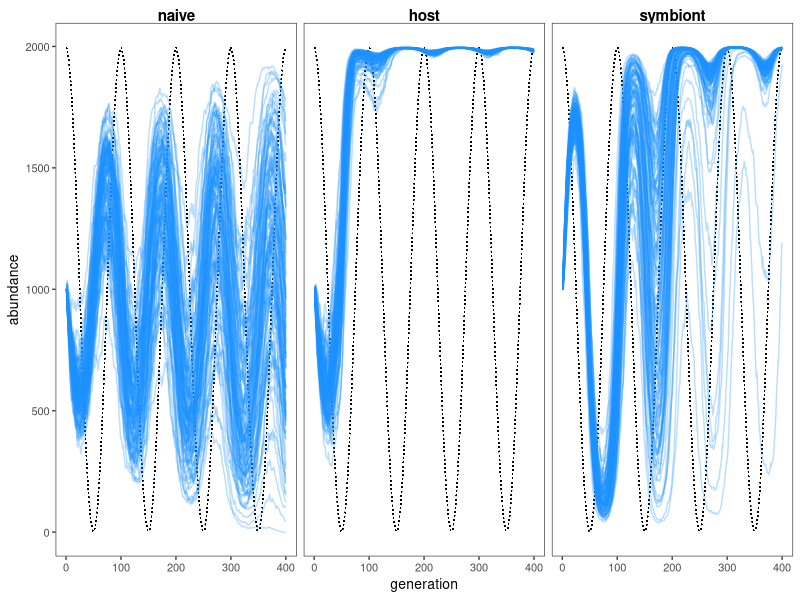
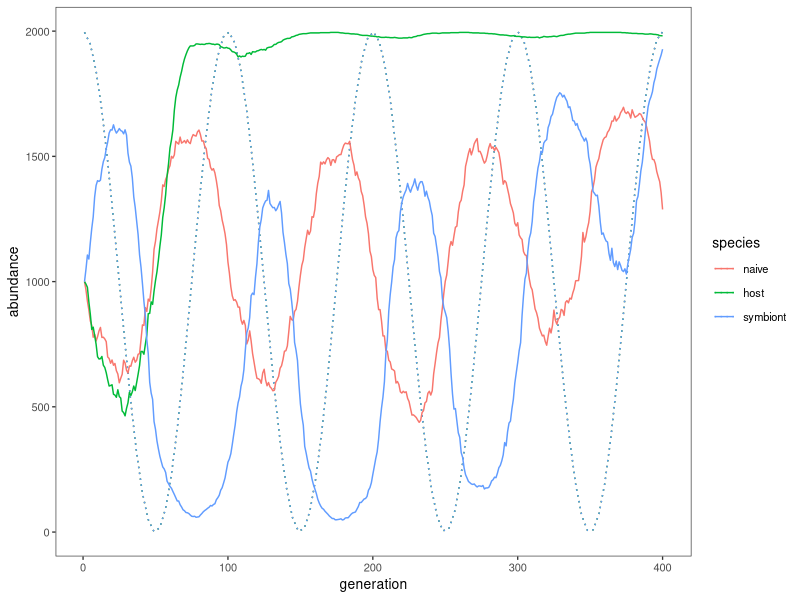

These charts were generated, in order, by the following R code:
library(MASS)
library(tidyverse)
library(parallel)
library(grid)
library(car)



# Custom ggplot2 theme
theme_lan <- function(base_size = 10, base_family = 'Helvetica') {
    theme_bw(base_size = base_size, base_family = base_family) %+replace%
        theme(
            strip.text = element_text(face = 'bold', size = 11),
            strip.background = element_rect(color = NA, fill = NA),
            panel.grid = element_blank()
        )
}


# Inverse logit function
inv_logit <- function(x){
    exp(x)/(1 + exp(x))
}
# This is the logit function
logit <- function(x){
    log(x/(1 - x))
}

# Discrete-time logistic growth for time t+1
log_growth <- function(N_t, r, K){
    new_N <- N_t + r * N_t * (1 - N_t / K)
    # To avoid negative abundances
    new_N <- ifelse(new_N < 0, 0, new_N)
    # Also rounding bc a partial individual makes no sense
    return(matrix(as.integer(new_N), nrow = 1))
}




# Sine curve with limits and set number of phases
# First function is for one x value, and is used inside the 2nd one and for plotting
u_curve_1x <- function(x, time_len, phases = 1, c_max = 1, c_min = 0) {
    rel_x <- x / time_len
    {sin({(4 * phases)*rel_x + 1} * {pi/2}) + 1} * 0.5 * (c_max - c_min) + c_min
}
u_curve <- function(time_len, phases = 1, c_max = 1, c_min = 0) {
    sapply(1:time_len, u_curve_1x, time_len, phases, c_max, c_min)
}





# Change a covariance matrix
change_cov_mat <- function(cov_matrix_0, i1, i2, new_cov){
    if (i1 == i2) { stop("Cannot change covariance with itself.") }
    new_cov_matrix <- cov_matrix_0
    new_cov_matrix[i1, i2] <- new_cov
    new_cov_matrix[i2, i1] <- new_cov
    return(new_cov_matrix)
}







# 3 species
# 1:2 decline with X
# 3 increases with X
# when X reaches a threshold, r for 2 affects r for 3, and vice versa


sym_3sp <- function(b2_change_fun, phases = 1, abundances_0 = rep(1000, 3), 
                    b1s = c(-0.1,0.1), phase_len = 100, r_sd = 0.05, K = 2000,
                    spp_names = c('naive', 'host', 'symbiont')) {
    time_len <- as.integer(phases * phase_len)
    X <- u_curve(time_len, phases = phases, c_max = 1, c_min = -1)
    n_spp <- 3
    pop_sizes <- matrix(integer(time_len*n_spp), ncol = n_spp)
    
    pop_sizes[1,] <- abundances_0  # Initial abundances
    
    for (t in 2:time_len) { # t = 2; # t = phase_len/2
        # How sp 3 affects 2, and vice versa
        b2s <- b2_change_fun(t/phase_len)
        # Changing rs_t based on X[t], plus adding random noise
        # Linear deterministic portion based on X[t] and other sp abundances
        lin_det <- b1s[c(1,1,2)] * X[t] + c(0, b2s) * (pop_sizes[t-1,]/ K)
        # Note: `- 0.5` is to make growth rates center around zero
        rs_t <- inv_logit(lin_det) - 0.5 + rnorm(n_spp, sd = r_sd)
        pop_sizes_t <- log_growth(pop_sizes[t-1,], rs_t, K)
        pop_sizes[t,] <- pop_sizes_t
    }
    pop_sizes_df <- as_data_frame(pop_sizes)
    colnames(pop_sizes_df) <- spp_names
    pop_sizes_df <- pop_sizes_df %>%
        mutate(generation = 1:time_len) %>%
        select(generation, everything())
    return(pop_sizes_df)
}





b2_change_fun <- function(rel_t) {
    i <- stepfun(c(0.25, 0.5, 0.75), 1:4)(rel_t)
    # Effect of species 3 on 2
    b3_2 <- c(0, 0.1, 0.5, 0.2)[i]
    # Effect of species 2 on 3
    b2_3 <- c(0, -0.1, 0.1, 0.2)[i]
    return(c(b3_2, b2_3))
}


# Setting simulation parameters
n_phases <- 4
n_sims <- 100
phase_len <- 100
b1s <- c(-0.25, 0.5)
# sim_df <- sym_3sp(b2_change_fun, phases = n_phases, b1s = c(-0.25, 0.5)) %>%
#     gather(species, abundance, -generation, factor_key = TRUE)

# 100 simulations took 2.59 secs
s0 = Sys.time()
set.seed(8)
sim_df <- lapply(1:n_sims, 
                 function(i) {
                     sym_3sp(b2_change_fun, phases = n_phases, b1s = b1s) 
                 }) %>%
    bind_rows %>%
    mutate(sim = rep(1:n_sims, each = phase_len*n_phases)) %>%
    gather(species, abundance, -generation, -sim, factor_key = TRUE)
s1 = Sys.time()
cat(n_sims, 'simulations took', round(s1 - s0, 2) %>% as.numeric, 'secs')



sim_df %>% 
    ggplot(aes(generation, abundance, group = sim)) +
    stat_function(fun = u_curve_1x,
                  args = list(phases = n_phases, time_len = n_phases * 100, 
                              c_max = max(sim_df$abundance),
                              c_min = min(sim_df$abundance)),
                  linetype = 3, size = 0.25) +
    geom_line(alpha = 0.3, color = 'dodgerblue') +
    theme_lan() +
    facet_grid( ~ species)


# Focusing on 1 simulation
sim_df %>% 
    filter(sim == 1) %>% 
    ggplot(aes(generation, abundance, color = species)) +
    stat_function(fun = u_curve_1x,
                  args = list(phases = n_phases, time_len = n_phases * 100, 
                              c_max = max(sim_df$abundance),
                              c_min = min(sim_df$abundance)),
                  linetype = 3) +
    geom_line() +
    theme_lan()
















